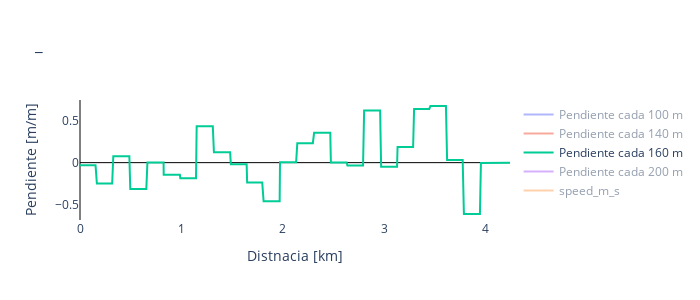

Here is the notebook cell this chart was saved with:
### Code cell
#GPS altimetria
fig = go.Figure(data=[go.Scatter(x = df['distancia'], y = df['Pendiente_100m'], name = "Pendiente cada 100 m", mode="lines"),
                      go.Scatter(x = Travel['distancia'], y = Travel["Pendiente_140m"], name = "Pendiente cada 140 m", mode="lines", visible = "legendonly"),
                      go.Scatter(x = Travel['distancia'], y = Travel["Pendiente_160m"], name = "Pendiente cada 160 m", mode="lines", visible = "legendonly"),
                      go.Scatter(x = Travel['distancia'], y = Travel["Pendiente_200m"], name = "Pendiente cada 200 m", mode="lines", visible = "legendonly"),
                      go.Scatter(x = Travel['distancia'], y = Travel["speed(m/s)"], name = "speed_m_s", mode="lines", visible = "legendonly")])

fig.update_xaxes(zeroline=True, zerolinewidth=1, zerolinecolor='black', title_text="Distnacia [km]")
fig.update_yaxes(zeroline=True, zerolinewidth=1, zerolinecolor='black', title_text="Pendiente [m/m]")
fig.update_layout(height=300, width=700, title_text="_",plot_bgcolor="white")

fig.show()

### Figure 1 — Plotly figure (JSON) as saved in the notebook; plotly's stock layout.template omitted (floating-point values rounded to 4 significant figures; data arrays with more than 128 entries replaced by an {"elided": "..."} marker saying what was removed)
{"data": [{"mode": "lines", "name": "Pendiente cada 100 m", "type": "scatter", "visible": "legendonly", "x": {"elided": "820 float values"}, "y": {"elided": "820 float values"}}, {"mode": "lines", "name": "Pendiente cada 140 m", "type": "scatter", "visible": "legendonly", "x": {"elided": "820 float values"}, "y": {"elided": "820 float values"}}, {"mode": "lines", "name": "Pendiente cada 160 m", "type": "scatter", "visible": true, "x": {"elided": "820 float values"}, "y": {"elided": "820 float values"}}, {"mode": "lines", "name": "Pendiente cada 200 m", "type": "scatter", "visible": "legendonly", "x": {"elided": "820 float values"}, "y": {"elided": "820 float values"}}, {"mode": "lines", "name": "speed_m_s", "type": "scatter", "visible": "legendonly", "x": {"elided": "820 float values"}, "y": {"elided": "820 float values"}}], "layout": {"height": 300, "plot_bgcolor": "white", "title": {"text": "_"}, "width": 700, "xaxis": {"autorange": true, "range": [0, 4.237], "title": {"text": "Distnacia [km]"}, "type": "linear", "zeroline": true, "zerolinecolor": "black", "zerolinewidth": 1}, "yaxis": {"autorange": true, "range": [-0.6851, 0.7483], "title": {"text": "Pendiente [m/m]"}, "type": "linear", "zeroline": true, "zerolinecolor": "black", "zerolinewidth": 1}}}
